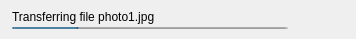
<?xml version="1.0" encoding="UTF-8"?>
<ui version="4.0">
 <class>ItemNotification</class>
 <widget class="QWidget" name="ItemNotification">
  <property name="geometry">
   <rect>
    <x>0</x>
    <y>0</y>
    <width>356</width>
    <height>39</height>
   </rect>
  </property>
  <property name="sizePolicy">
   <sizepolicy hsizetype="Expanding" vsizetype="Fixed">
    <horstretch>0</horstretch>
    <verstretch>0</verstretch>
   </sizepolicy>
  </property>
  <property name="windowTitle">
   <string>Form</string>
  </property>
  <property name="styleSheet">
   <string notr="true"/>
  </property>
  <layout class="QHBoxLayout" name="horizontalLayout">
   <property name="leftMargin">
    <number>12</number>
   </property>
   <property name="topMargin">
    <number>0</number>
   </property>
   <property name="rightMargin">
    <number>12</number>
   </property>
   <property name="bottomMargin">
    <number>0</number>
   </property>
   <item alignment="Qt::AlignVCenter">
    <widget class="QWidget" name="widget" native="true">
     <property name="sizePolicy">
      <sizepolicy hsizetype="Expanding" vsizetype="Preferred">
       <horstretch>0</horstretch>
       <verstretch>0</verstretch>
      </sizepolicy>
     </property>
     <layout class="QVBoxLayout" name="verticalLayout">
      <property name="spacing">
       <number>3</number>
      </property>
      <property name="margin">
       <number>0</number>
      </property>
      <item>
       <widget class="QLabel" name="label_2">
        <property name="styleSheet">
         <string notr="true"/>
        </property>
        <property name="text">
         <string>Transferring file photo1.jpg</string>
        </property>
        <property name="wordWrap">
         <bool>true</bool>
        </property>
       </widget>
      </item>
      <item>
       <widget class="QProgressBar" name="progressBar">
        <property name="maximumSize">
         <size>
          <width>16777215</width>
          <height>2</height>
         </size>
        </property>
        <property name="value">
         <number>24</number>
        </property>
        <property name="textVisible">
         <bool>false</bool>
        </property>
       </widget>
      </item>
     </layout>
    </widget>
   </item>
   <item>
    <widget class="ClickableLabel" name="NCancel">
     <property name="sizePolicy">
      <sizepolicy hsizetype="Fixed" vsizetype="Fixed">
       <horstretch>0</horstretch>
       <verstretch>0</verstretch>
      </sizepolicy>
     </property>
     <property name="minimumSize">
      <size>
       <width>22</width>
       <height>22</height>
      </size>
     </property>
     <property name="toolTip">
      <string>Dismiss</string>
     </property>
     <property name="styleSheet">
      <string notr="true"/>
     </property>
     <property name="text">
      <string/>
     </property>
    </widget>
   </item>
   <item>
    <widget class="ClickableLabel" name="NAccept">
     <property name="sizePolicy">
      <sizepolicy hsizetype="Fixed" vsizetype="Fixed">
       <horstretch>0</horstretch>
       <verstretch>0</verstretch>
      </sizepolicy>
     </property>
     <property name="minimumSize">
      <size>
       <width>22</width>
       <height>22</height>
      </size>
     </property>
     <property name="toolTip">
      <string>Accept</string>
     </property>
     <property name="styleSheet">
      <string notr="true"/>
     </property>
     <property name="text">
      <string/>
     </property>
    </widget>
   </item>
  </layout>
 </widget>
 <customwidgets>
  <customwidget>
   <class>ClickableLabel</class>
   <extends>QLabel</extends>
   <header>CustomControls.h</header>
   <slots>
    <signal>clicked()</signal>
   </slots>
  </customwidget>
 </customwidgets>
 <resources>
  <include location="mainform.qrc"/>
 </resources>
 <connections/>
 <slots>
  <slot>onBtnAccept()</slot>
  <slot>onBtnDeny()</slot>
 </slots>
</ui>
